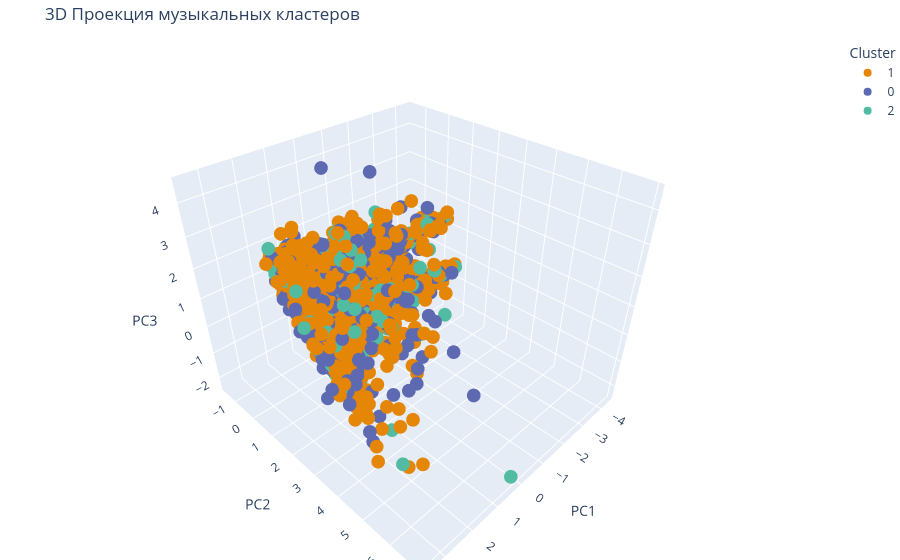

Notebook code cell kept with this figure:
### Code cell
# 3D Визуализация через PCA ---
# Снижаем размерность до 3 компонент
pca_3d = PCA(n_components=3)
X_pca_3d = pca_3d.fit_transform(X_std_array)

# Создаем DataFrame для Plotly
pca_3d_df = pd.DataFrame(data=X_pca_3d, columns=['PC1', 'PC2', 'PC3'])
pca_3d_df['Cluster'] = music_cleaned['kmeans_label'].astype(str) # Кластеры как категории
pca_3d_df['Track Name'] = music_cleaned['track_name'] # Чтобы видеть названия при наведении

# Строим интерактивный график
fig = px.scatter_3d(pca_3d_df, x='PC1', y='PC2', z='PC3',
                    color='Cluster', 
                    title="3D Проекция музыкальных кластеров",
                    hover_data=['Track Name'],
                    color_discrete_sequence=px.colors.qualitative.Vivid)

fig.update_layout(margin=dict(l=0, r=0, b=0, t=40))
fig.show()

### Figure 1 — Plotly figure (JSON) as saved in the notebook; plotly's stock layout.template omitted (floating-point values rounded to 4 significant figures; data arrays with more than 128 entries replaced by an {"elided": "..."} marker saying what was removed)
{"data": [{"customdata": {"elided": "1459x1 str values"}, "hovertemplate": "Cluster=1<br>PC1=%{x}<br>PC2=%{y}<br>PC3=%{z}<br>Track Name=%{customdata[0]}<extra></extra>", "legendgroup": "1", "marker": {"color": "rgb(229, 134, 6)", "symbol": "circle"}, "mode": "markers", "name": "1", "scene": "scene", "showlegend": true, "type": "scatter3d", "x": {"elided": "1459 float values"}, "y": {"elided": "1459 float values"}, "z": {"elided": "1459 float values"}}, {"customdata": {"elided": "649x1 str values"}, "hovertemplate": "Cluster=0<br>PC1=%{x}<br>PC2=%{y}<br>PC3=%{z}<br>Track Name=%{customdata[0]}<extra></extra>", "legendgroup": "0", "marker": {"color": "rgb(93, 105, 177)", "symbol": "circle"}, "mode": "markers", "name": "0", "scene": "scene", "showlegend": true, "type": "scatter3d", "x": {"elided": "649 float values"}, "y": {"elided": "649 float values"}, "z": {"elided": "649 float values"}}, {"customdata": {"elided": "332x1 str values"}, "hovertemplate": "Cluster=2<br>PC1=%{x}<br>PC2=%{y}<br>PC3=%{z}<br>Track Name=%{customdata[0]}<extra></extra>", "legendgroup": "2", "marker": {"color": "rgb(82, 188, 163)", "symbol": "circle"}, "mode": "markers", "name": "2", "scene": "scene", "showlegend": true, "type": "scatter3d", "x": {"elided": "332 float values"}, "y": {"elided": "332 float values"}, "z": {"elided": "332 float values"}}], "layout": {"legend": {"title": {"text": "Cluster"}, "tracegroupgap": 0}, "margin": {"b": 0, "l": 0, "r": 0, "t": 40}, "scene": {"domain": {"x": [0, 1], "y": [0, 1]}, "xaxis": {"title": {"text": "PC1"}}, "yaxis": {"title": {"text": "PC2"}}, "zaxis": {"title": {"text": "PC3"}}}, "title": {"text": "3D Проекция музыкальных кластеров"}}}
